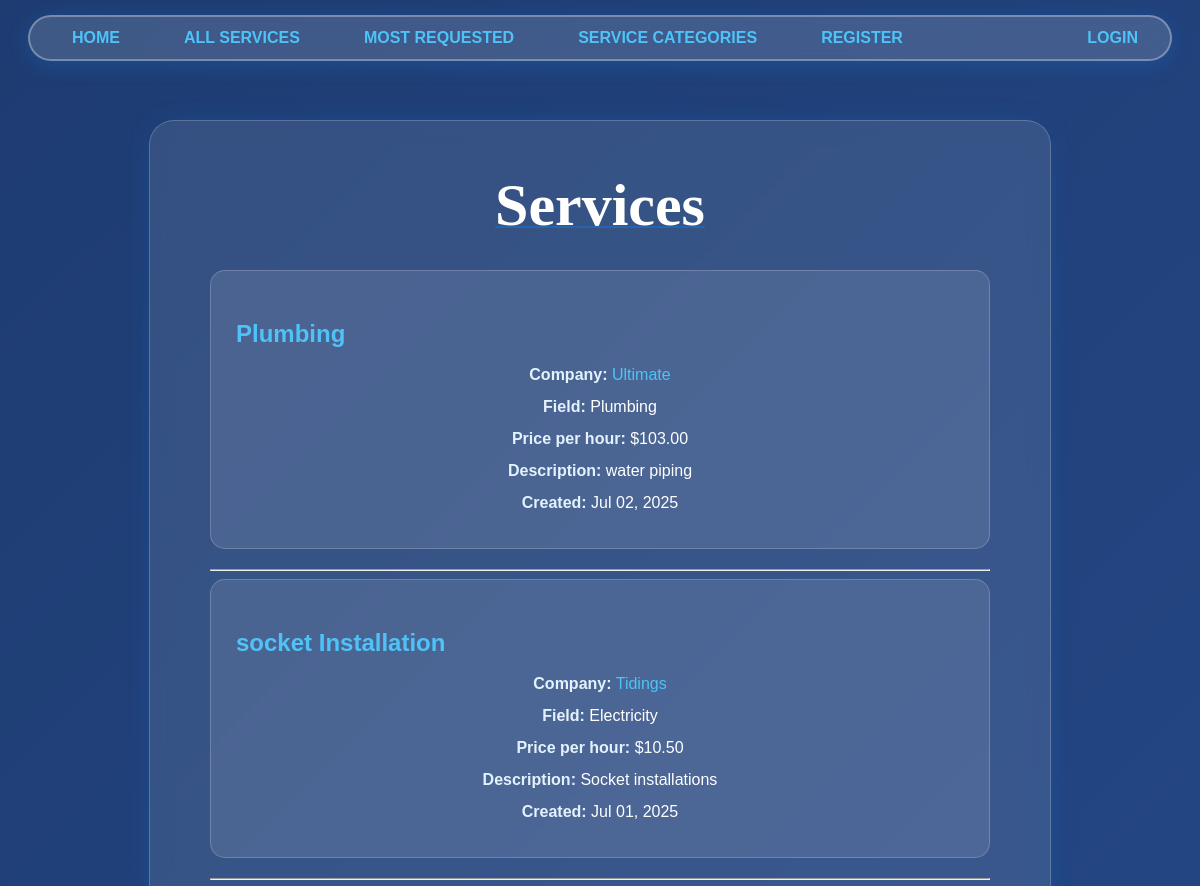
/services/ (upper part), run on an earlier commit of the app's database.
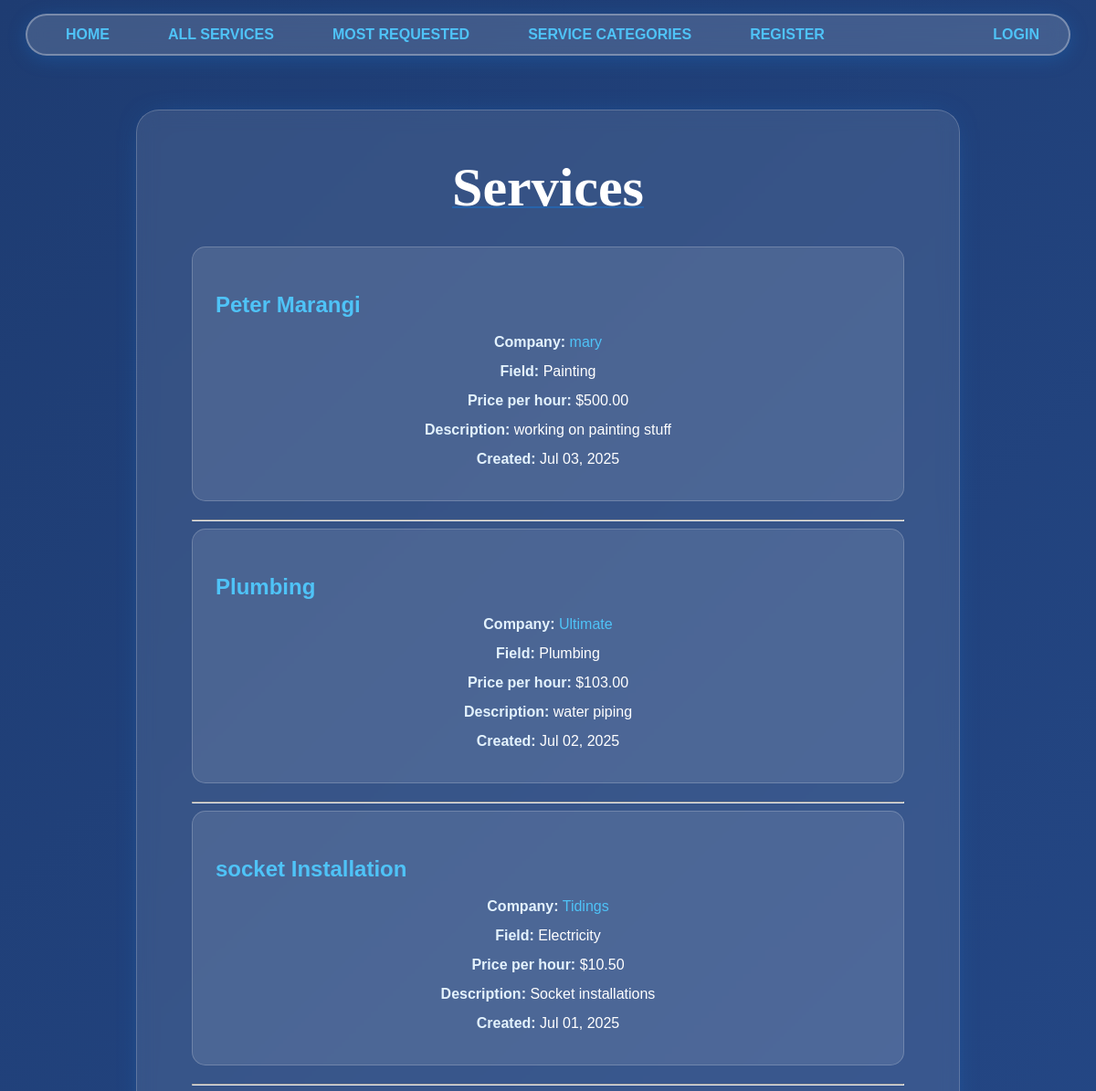
And on a later commit of the database.
### services/models.py (models this page shows, shortened)
class Service(models.Model):
    FIELD_CHOICES = [
        ("Air Conditioner", "Air Conditioner"),
        ("Carpentry", "Carpentry"),
        ("Electricity", "Electricity"),
        ("Gardening", "Gardening"),
        ("Home Machines", "Home Machines"),
        ("Housekeeping", "Housekeeping"),
        ("Interior Design", "Interior Design"),
        ("Locks", "Locks"),
        ("Painting", "Painting"),
        ("Plumbing", "Plumbing"),
        ("Water Heaters", "Water Heaters"),
    ]
    company = models.ForeignKey(Company, on_delete=models.CASCADE)  # Company association
    name = models.CharField(max_length=40)  # Service name
    description = models.TextField()  # Service description
    price_hour = models.DecimalField(decimal_places=2, max_digits=8, validators=[MinValueValidator(0.00)])  # Price field
    field = models.CharField(max_length=30, choices=FIELD_CHOICES)  # Service field/category
    date_created = models.DateTimeField(auto_now_add=True)  # Date created for display

### users/models.py (models this page shows)
class Company(models.Model):
    FIELD_CHOICES = [
        ("Air Conditioner", "Air Conditioner"),
        ("All in One", "All in One"),  # Special company type - can create any service type
        ("Carpentry", "Carpentry"),
        ("Electricity", "Electricity"),
        ("Gardening", "Gardening"),
        ("Home Machines", "Home Machines"),
        ("Housekeeping", "Housekeeping"),
        ("Interior Design", "Interior Design"),
        ("Locks", "Locks"),
        ("Painting", "Painting"),
        ("Plumbing", "Plumbing"),
        ("Water Heaters", "Water Heaters"),
    ]
    user = models.OneToOneField(User, on_delete=models.CASCADE, primary_key=True)
    field_of_work = models.CharField(max_length=70, choices=FIELD_CHOICES)  # Required field of work
    rating = models.IntegerField(validators=[MinValueValidator(0), MaxValueValidator(5)], default=0)  # Company rating system

class User(AbstractUser):
    email = models.EmailField(unique=True)  # Email uniqueness validation
    is_company = models.BooleanField(default=False)  # Company user type
    is_customer = models.BooleanField(default=False)  # Customer user type

### services/views.py (the view)
# urls.py: path('', v.service_list, name='services_list'),
def service_list(request):
    services = Service.objects.all().order_by("-date_created")  # All services page
    return render(request, "services/list.html", {"services": services})

### services/templates/services/list.html (shortened to what this page needs)
{% extends 'main/base.html' %}
{% block content %}
    <p class="title">Services</p>
    <div class='services_list'>
        {% if services %}
            {% for service in services %}
                <div class="service-card">
                    <h3><a href="/services/{{ service.id }}">{{ service.name }}</a></h3>
                    <p><strong>Company:</strong> <a href="/company/{{ service.company.user.username }}">{{ service.company.user.username }}</a></p>
                    <p><strong>Field:</strong> {{ service.field }}</p>
                    <p><strong>Price per hour:</strong> ${{ service.price_hour }}</p>
                    <p><strong>Description:</strong> {{ service.description|truncatewords:20 }}</p>
                    <p><strong>Created:</strong> {{ service.date_created|date:"M d, Y" }}</p>
                </div>
                <hr>
            {% endfor %}
        {% else %}
            <h2>Sorry No services available yet</h2>
        {% endif %}
     </div>
{% endblock %}

### main/templates/main/base.html (shortened to what this page needs)
{% load static %}
<!DOCTYPE html>
<html lang="en">
  <head>
    <link
      rel="stylesheet"
      type="text/css"
      href="{% static 'css/style.css' %}"
    />
  </head>
  <body>
    {% include 'main/navbar.html' %}
    <div class='content'>
      {% block content %} replace me {% endblock %}
    </div>
  </body>
</html>

### main/templates/main/navbar.html (shortened to what this page needs)
<nav class="navbar">
    <ul>
        <li><a href="/">Home</a></li>
        <li><a href="/services/">All Services</a></li>
        <li><a href="/services/most-requested/">Most Requested</a></li>
        <li>
            <a href="/services/">Service Categories</a>
        </li>
        {% if user.is_authenticated %}
            {% if user.is_company %}
                <li><a href="/services/create/">Create Service</a></li>
                <li><a href="/company/{{ user.username }}">My Profile</a></li>
            {% elif user.is_customer %}
                <li><a href="/customer/{{ user.username }}">My Profile</a></li>
            {% endif %}
            <li class="last_navbar"><a href="/register/logout/">Logout ({{ user.username }})</a></li>
        {% else %}
            <li><a href="/register/">Register</a></li>
            <li class="last_navbar"><a href="/register/login/">Login</a></li>
        {% endif %}
    </ul>
</nav>

### static/css/style.css (style rules this page uses)
body { background: linear-gradient(135deg, #1e3c72 0%, #2a5298 100%); font-family: 'Lexend Exa', sans-serif; padding: 0; margin: 0; min-height: 100vh; padding-top: 120px !important; }
a { color: #4fc3f7; text-decoration: none; }
.content { background-color: rgba(255, 255, 255, 0.1); margin: 0 auto; width: 65%; padding: 20px 60px; box-shadow: 0px 0px 35px -20px #1976d2; border-radius: 25px; backdrop-filter: blur(10px); border: 1px solid rgba(255, 255, 255, 0.2); }
.content p { text-align: center; margin: 30px 0px; white-space: pre-line; color: #fff; }
.title { text-align: center; font-family: 'Times New Roman', Times, serif; font-size: 60px; font-weight: bold; text-decoration: 2px underline; text-decoration-color: rgba(25, 118, 210, 0.5); color: #fff; }
.navbar { position: fixed !important; top: 15px !important; left: 50% !important; transform: translateX(-50%) !important; box-shadow: 0 4px 20px rgba(25, 118, 210, 0.3); border: 2px solid rgba(255, 255, 255, 0.3); border-radius: 30px; animation: slide-in 1s ease-out; background: rgba(255, 255, 255, 0.15); backdrop-filter: blur(10px); width: 95%; max-width: 1200px; z-index: 1000 !important; }
.navbar ul { position: relative; display: flex; flex: 1 1 auto; margin: 0; padding: 0 30px; list-style-type: none; }
.navbar ul li:not(:last-child) { margin-right: 40px; }
.navbar ul li { border: 2px solid transparent; border-radius: 5px; padding: 10px; transition: background 0.2s; }
.navbar ul li a { color: #4fc3f7; text-decoration: none; text-transform: uppercase; transition: color 0.2s; font-weight: 600; }
.last_navbar { right: 0; position: absolute; margin-right: 20px; }
.services_list { padding: 0; margin-bottom: 20px; }
.service-card { background: rgba(255,255,255,0.1); border-radius: 10px; padding: 20px; margin-bottom: 20px; border: 1px solid rgba(255,255,255,0.2); transition: transform 0.3s ease, box-shadow 0.3s ease; }
.service-card h3, .service-card h4 { color: #4fc3f7; margin-bottom: 15px; font-size: 1.5rem; }
.service-card h3 a, .service-card h4 a { color: #4fc3f7; text-decoration: none; }
.service-card p { color: #fff; margin: 8px 0; line-height: 1.5; }
.service-card p strong { color: #e3f2fd; }
.service-card { background: rgba(255,255,255,0.1); border-radius: 15px; padding: 25px; border: 1px solid rgba(255,255,255,0.2); transition: all 0.3s ease; }

What changed in the data, as far as the page shows it:
added Service: name "Peter Marangi", company.user.username "mary", field "Painting", price_hour "500.00", description "working on painting stuff", date_created "Jul 03, 2025"
